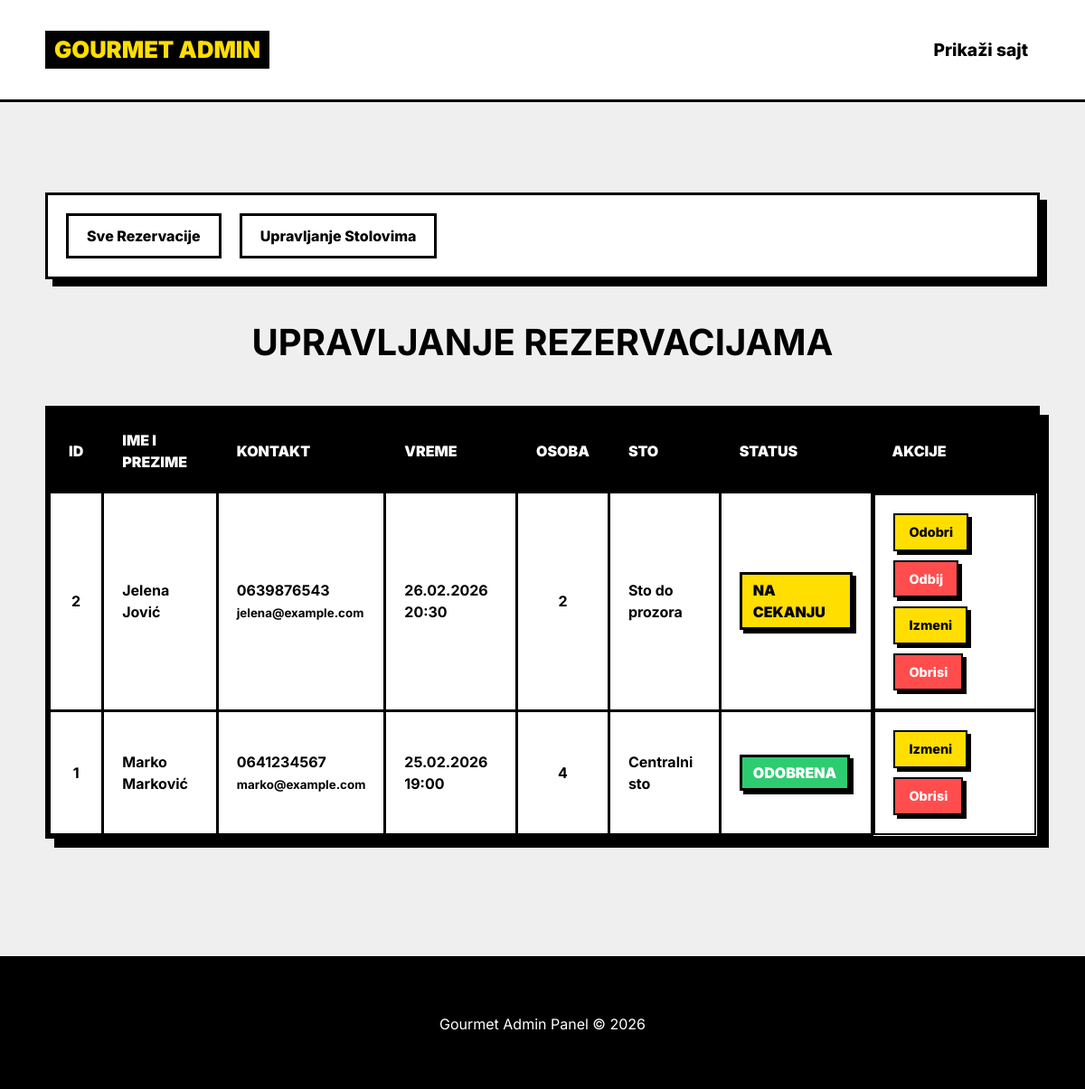
The app's page /admin/index.php with its own data.
### tables this page shows
CREATE TABLE `rezervacije` (
  `id` int(11) NOT NULL AUTO_INCREMENT,
  `sto_id` int(11) NOT NULL,
  `ime_prezime` varchar(255) NOT NULL,
  `email` varchar(100) NOT NULL,
  `telefon` varchar(50) NOT NULL,
  `datum_vreme` datetime NOT NULL,
  `broj_osoba` int(11) NOT NULL,
  `zahtev` text,
  `status` enum('na_cekanju','odobrena','odbijena') NOT NULL DEFAULT 'na_cekanju',
  PRIMARY KEY (`id`),
  CONSTRAINT `fk_rezervacije_stolovi` FOREIGN KEY (`sto_id`) REFERENCES `stolovi` (`id`) ON DELETE CASCADE
);

CREATE TABLE `stolovi` (
  `id` int(11) NOT NULL AUTO_INCREMENT,
  `naziv` varchar(100) NOT NULL,
  `kapacitet` int(11) NOT NULL,
  `opis` text,
  PRIMARY KEY (`id`)
);

### functions.php (called while the page is built, shortened)
<?php
require_once 'db.php';
function get_all_rezervacije()
{
    global $pdo;
    $stmt = $pdo->query("
        SELECT r.*, s.naziv AS sto_naziv
        FROM rezervacije r
        JOIN stolovi s ON r.sto_id = s.id
        ORDER BY r.datum_vreme DESC
    ");
    return $stmt->fetchAll();
}
?>

### admin/index.php (the view, shortened to what this page needs)
<?php
require_once '../functions.php';
$rezervacije = get_all_rezervacije();
?>
<?php include 'header.php'; ?>
<h2>Upravljanje Rezervacijama</h2>
<div class="table-responsive">
    <table>
        <thead>
            <tr>
                <th>ID</th>
                <th>Ime i prezime</th>
                <th>Kontakt</th>
                <th>Vreme</th>
                <th>Osoba</th>
                <th>Sto</th>
                <th>Status</th>
                <th>Akcije</th>
            </tr>
        </thead>
        <tbody>
            <?php foreach($rezervacije as $r): ?>
            <tr>
                <td class="text-center"><?= $r['id'] ?></td>
                <td><?= htmlspecialchars($r['ime_prezime']) ?></td>
                <td><?= htmlspecialchars($r['telefon']) ?><br><small><?= htmlspecialchars($r['email']) ?></small></td>
                <td><?= date('d.m.Y H:i', strtotime($r['datum_vreme'])) ?></td>
                <td class="text-center"><?= $r['broj_osoba'] ?></td>
                <td><?= htmlspecialchars($r['sto_naziv']) ?></td>
                <td><span class="status-badge status-<?= $r['status'] ?>"><?= ucfirst(str_replace('_', ' ', $r['status'])) ?></span></td>
                <td class="action-links">
                    <?php if($r['status'] === 'na_cekanju'): ?>
                        <a href="?action=approve&id=<?= $r['id'] ?>" class="action-edit" onclick="return confirm('Da li ste sigurni da zelite da odobrite?');">Odobri</a>
                        <a href="?action=reject&id=<?= $r['id'] ?>" class="action-delete" onclick="return confirm('Da li ste sigurni da zelite da odbijete?');">Odbij</a>
                    <?php endif; ?>
                    <a href="rezervacije_edit.php?id=<?= $r['id'] ?>" class="action-edit">Izmeni</a>
                    <a href="?action=delete&id=<?= $r['id'] ?>" class="action-delete" onclick="return confirm('Da li ste sigurni da zelite da obrisete ovu rezervaciju trajno?');">Obrisi</a>
                </td>
            </tr>
            <?php endforeach; ?>
        </tbody>
    </table>
</div>
<?php include 'footer.php'; ?>

### assets/css/brutalist.css (style rules this page uses)
:root { --bg-color: #efefef; --surface-color: #FFFFFF; --accent-color: #ffde00; --accent-hover: #5d2df5; --text-primary: #000000; --text-secondary: #333333; --border-color: #000000; --error-color: #ff4d4d; --success-color: #2ecc71; --brutalist-shadow: 8px 8px 0px 0px #000; --brutalist-shadow-hover: 4px 4px 0px 0px #000; --border-width: 3px; --transition-main: all 0.2s cubic-bezier(0.175, 0.885, 0.32, 1.275); }
* { margin: 0; padding: 0; box-sizing: border-box; }
body { font-family: 'Inter', 'Segoe UI', Tahoma, Geneva, Verdana, sans-serif; background-color: var(--bg-color); color: var(--text-primary); line-height: 1.5; display: flex; flex-direction: column; min-height: 100vh; }
a { color: var(--text-primary); text-decoration: none; font-weight: 800; transition: var(--transition-main); }
h2 { font-size: 2.5rem; margin-bottom: 40px; text-transform: uppercase; text-align: center; }
.table-responsive { width: 100%; overflow-x: auto; -webkit-overflow-scrolling: touch; margin-bottom: 30px; border: var(--border-width) solid #000; box-shadow: 10px 10px 0px 0px #000; }
table { width: 100%; border-collapse: collapse; background: #fff; margin-bottom: 0; border: none; box-shadow: none; }
.table-responsive table { border: none; box-shadow: none; }
th { background-color: #000; color: #fff; text-transform: uppercase; padding: 20px; text-align: left; font-weight: 900; border: var(--border-width) solid #000; }
td { padding: 20px; border: var(--border-width) solid #000; font-weight: 700; vertical-align: middle; }
.action-links { --border-width: 2px; display: flex; gap: 10px; flex-wrap: wrap; }
.action-links a { padding: 8px 15px; border: 2px solid #000; background: #fff; font-size: 0.9rem; box-shadow: 4px 4px 0px 0px #000; }
.action-links .action-edit { background-color: var(--accent-color); }
.action-links .action-delete { background-color: var(--error-color); color: #fff; }
.status-badge { display: inline-block; padding: 5px 12px; border: 3px solid #000; font-weight: 900; text-transform: uppercase; box-shadow: 4px 4px 0px 0px #000; }
.status-na_cekanju { background: #ffde00; }
.status-odobrena { background: var(--success-color); color: #fff; }
.text-center { text-align: center; }

### records on screen
rezervacije: id "2", ime_prezime "Jelena Jović", telefon "0639876543", email "jelena@example.com", datum_vreme "26.02.2026 20:30", broj_osoba "2", sto.naziv "Sto do prozora", status "NA CEKANJU"
rezervacije: id "1", ime_prezime "Marko Marković", telefon "0641234567", email "marko@example.com", datum_vreme "25.02.2026 19:00", broj_osoba "4", sto.naziv "Centralni sto", status "ODOBRENA"
